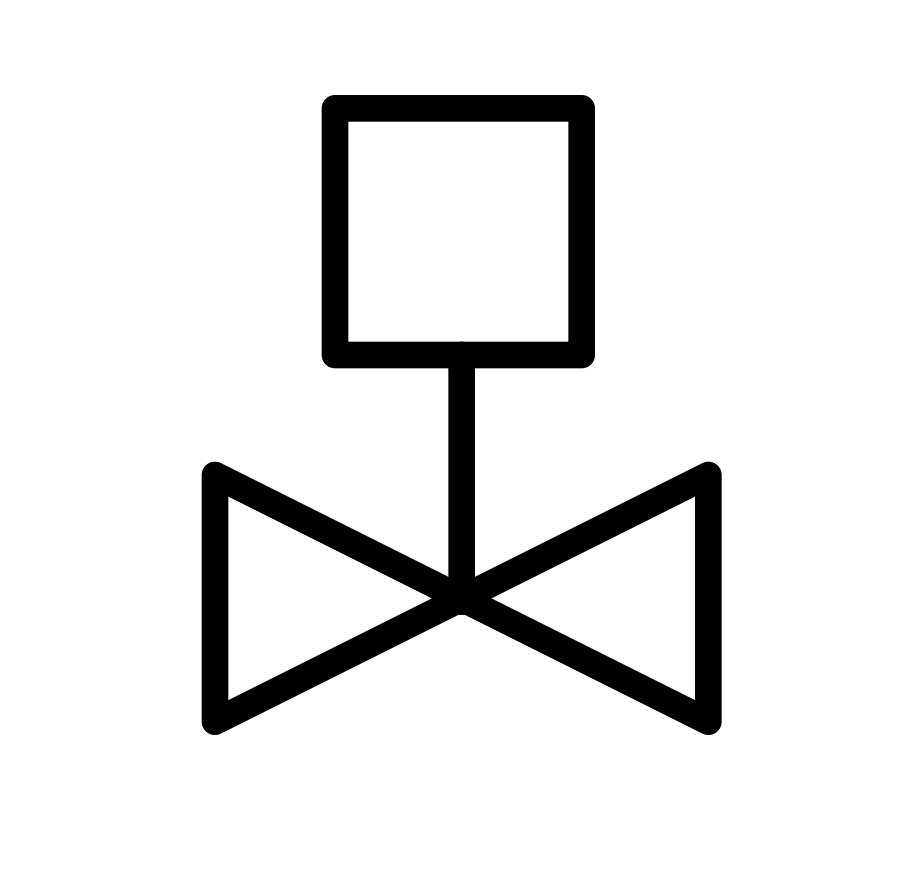
#> input picture input_CAD/targetA.png, 904 x 875 px
$ python -i detector.py   (imports and definitions only)
#> lines starting #> are read from the running program, lines starting #| are printed output that depends on the picture; after the words box and inside, x2 and y2 are one past the last pixel; in counts of white or black regions, pixels touching at a corner belong together
import os
import cv2
import numpy as np
import logging
import math
from pathlib import Path
from skimage.morphology import skeletonize
from skimage.measure import find_contours, approximate_polygon

# Configure logging
logger = logging.getLogger(__name__)

class CADObjectDetector:
    def __init__(self):
        pass

    # [123 lines left out: functions detect_objects, _exact_pattern_matching, _filter_overlaps, not called in this run]

def preprocess_cad_graph(image_path):
    # Read image
#> called with image_path = '../input_CAD/targetA.png'
    img = cv2.imread(image_path, cv2.IMREAD_GRAYSCALE)
#> img is the input picture: shape (875, 904); min 0, max 255, mean 231.4

    # Ensure binary image (black and white)
    _, binary = cv2.threshold(img, 127, 255, cv2.THRESH_BINARY_INV)
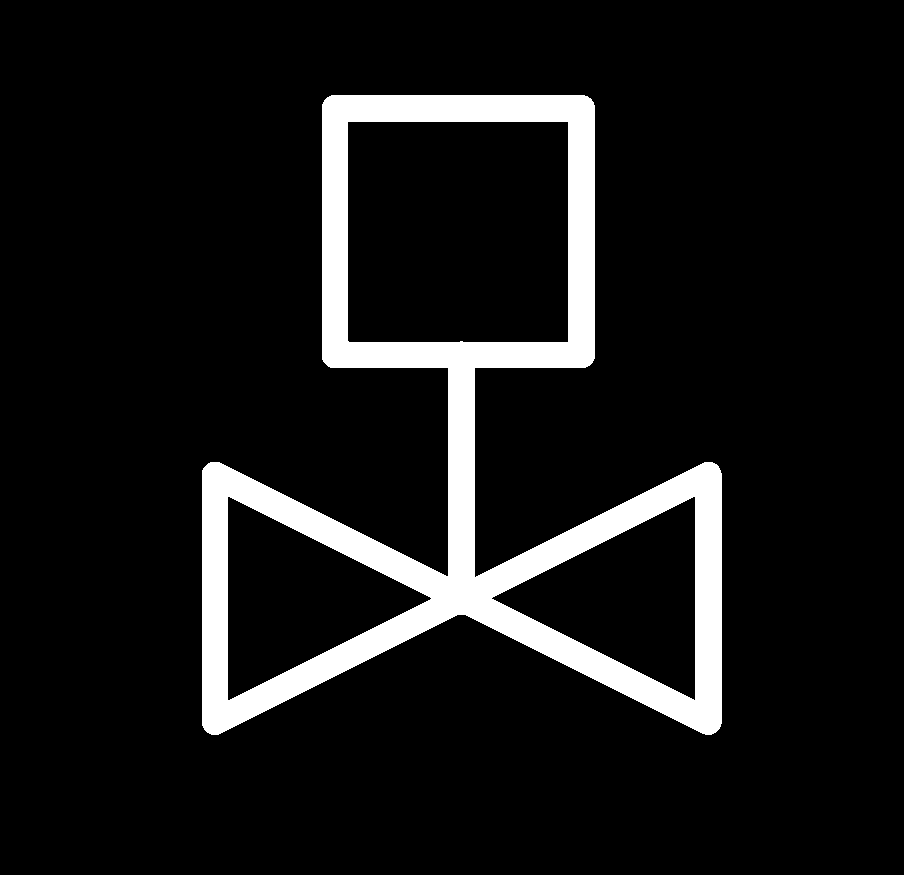
#> binary: shape (875, 904); 9.2% white; 1 white region, box (x1, y1, x2, y2) and area: (202, 95, 722, 735) 72861

    # Skeletonize to get thin representation of lines
    skeleton = skeletonize(binary / 255).astype(np.uint8) * 255
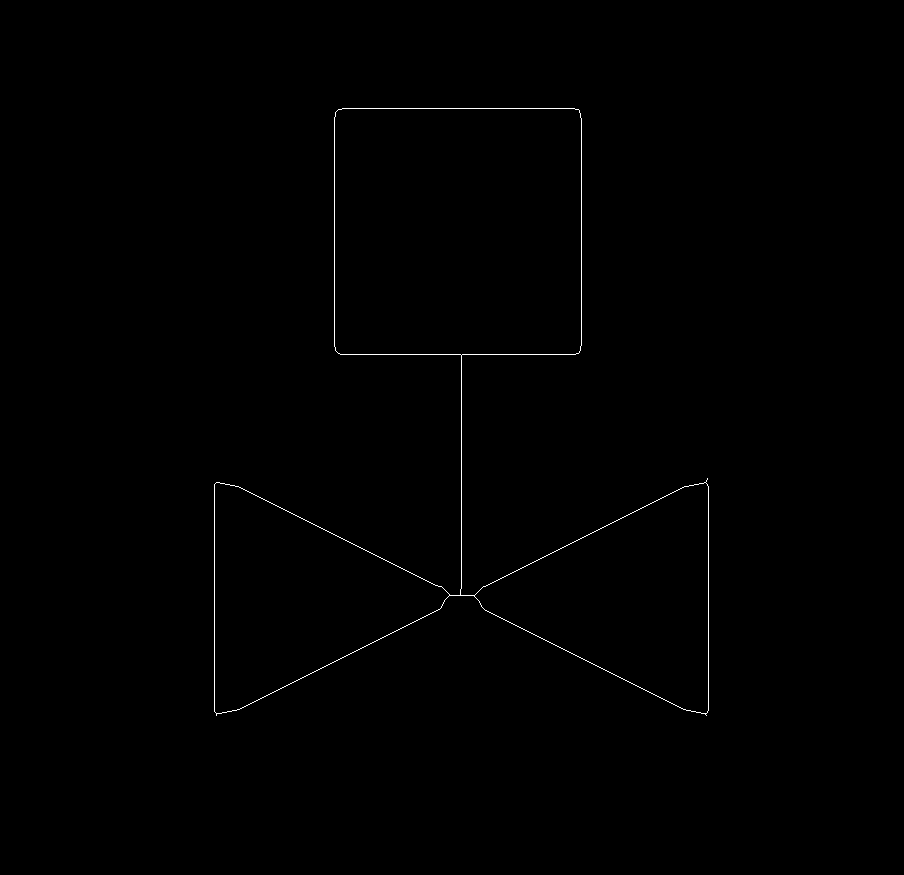
#> skeleton: shape (875, 904); 0.33% white in thin lines or dots, all inside (x1, y1, x2, y2) = (214, 108, 709, 716)

    # Extract basic geometric features
    features = extract_geometric_features(skeleton)

    return skeleton, features

def extract_geometric_features(skeleton_img):
    # Find contours
    contours = find_contours(skeleton_img, 0.5)
#> contours = 484 point arrays, longest 471 points

    features = {
        'lines': [],
        'corners': [],
        'junctions': []
    }

    for contour in contours:
        # Approximate polygon to get line segments
        approx = approximate_polygon(contour, tolerance=2.0)

        # Extract lines
        for i in range(len(approx) - 1):
            p1, p2 = approx[i], approx[i + 1]
            line = (p1, p2)
            features['lines'].append(line)

        # Detect corners (significant angle changes)
        for i in range(1, len(approx) - 1):
            p1, p2, p3 = approx[i-1], approx[i], approx[i+1]
            v1 = p1 - p2
            v2 = p3 - p2
            angle = np.arccos(np.dot(v1, v2) / (np.linalg.norm(v1) * np.linalg.norm(v2)))
            if angle < 2.5 and angle > 0.5:  # ~30 to ~150 degrees
                features['corners'].append(p2)
#> this loop made 484 passes
#> approx on passes 1 to 3: [[109, 574], [108, 341], [109, 574]], [[110, 341], [109, 337], [110, 341]], [[110, 578], [109, 574], [110, 578]]

    # Find junctions (where 3+ lines meet) using Harris corners
    corners = cv2.cornerHarris(skeleton_img, 3, 3, 0.04)
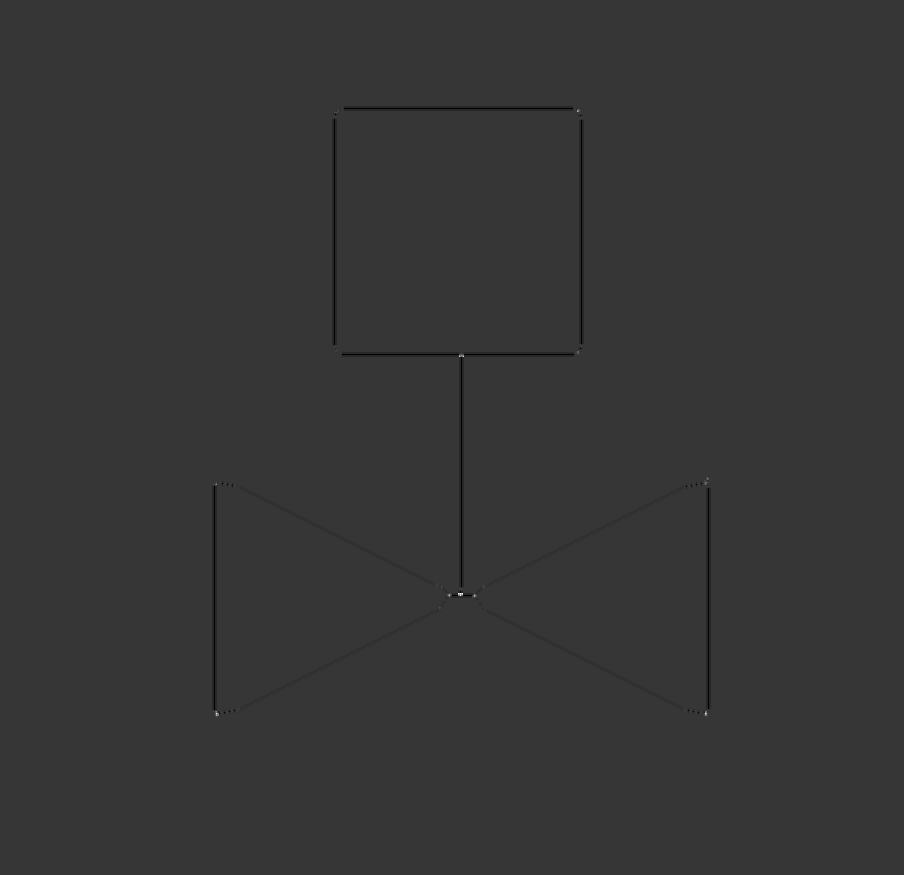
#> corners: shape (875, 904) float32; min -0.0178, max 0.0661, mean -7.55e-05; drawn with min black and max white
    corners = cv2.dilate(corners, None)
    threshold = 0.01 * corners.max()
#> threshold = 0.000661
    junction_points = np.where(corners > threshold)
#> junction_points = 1462 positions, rows 106 to 717, columns 212 to 710
    for y, x in zip(junction_points[0], junction_points[1]):
        features['junctions'].append((x, y))
#> this loop made 1462 passes
#> (y, x) on passes 1 to 3: (106, 340), (106, 341), (106, 342)

    return features

# [21 lines left out: function match_cad_patterns, not called in this run]

>>> result = preprocess_cad_graph('../input_CAD/targetA.png')
#> in preprocess_cad_graph, `features = extract_geometric_features(skeleton)`: features = 3 items

$ run again, on input_CAD/testB.png
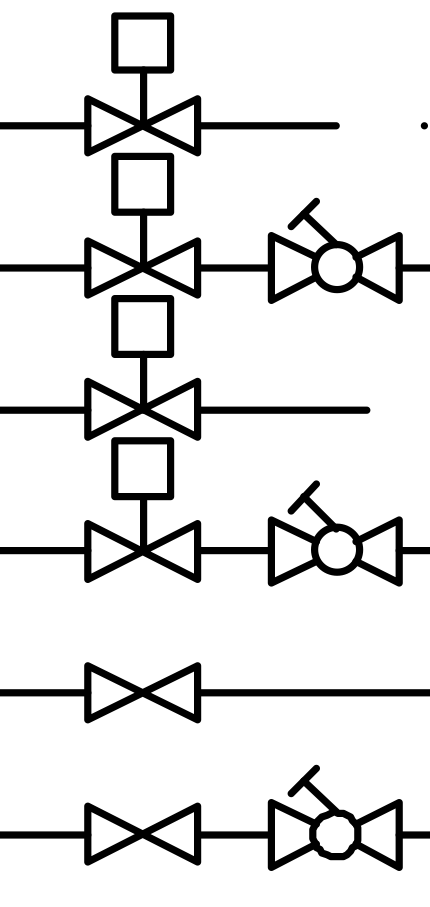
#> input picture input_CAD/testB.png, 430 x 907 px
#> in preprocess_cad_graph, img is the input picture: shape (907, 430); min 0, max 255, mean 226.6
#> in preprocess_cad_graph, `_, binary = cv2.threshold(img, 127, 255, cv2.THRESH_BINARY_INV)`:
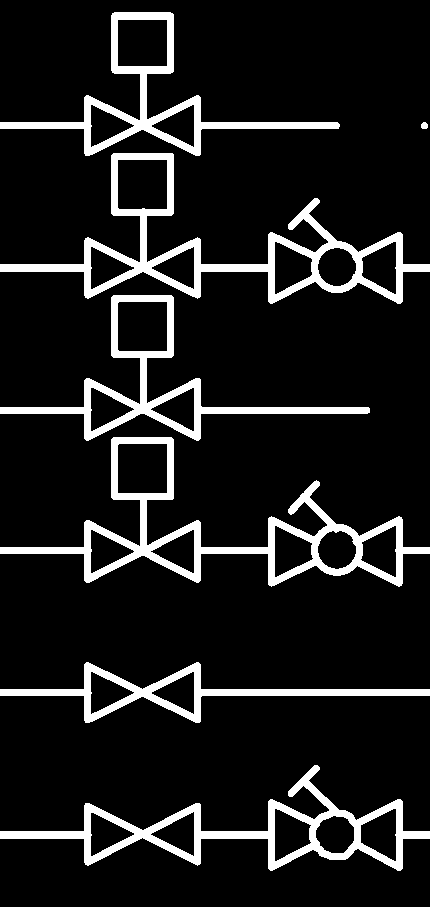
#> binary: shape (907, 430); 11.1% white; 7 white regions, largest, box (x1, y1, x2, y2) and area: (0, 153, 430, 304) 9526, (0, 437, 430, 587) 9354, (0, 765, 430, 871) 7671
#> skeleton: shape (907, 430); 1.5% white in thin lines or dots
#> contours = 1156 point arrays, longest 557 points
#> the loop in extract_geometric_features, `for contour in contours:` made 1156 passes
#> approx on passes 1 to 3: [[16, 166], [15, 117], [16, 166]], [[17, 117], [16, 114], [17, 117]], [[17, 169], [16, 166], [17, 169]]
#> in extract_geometric_features, `corners = cv2.dilate(corners, None)`:
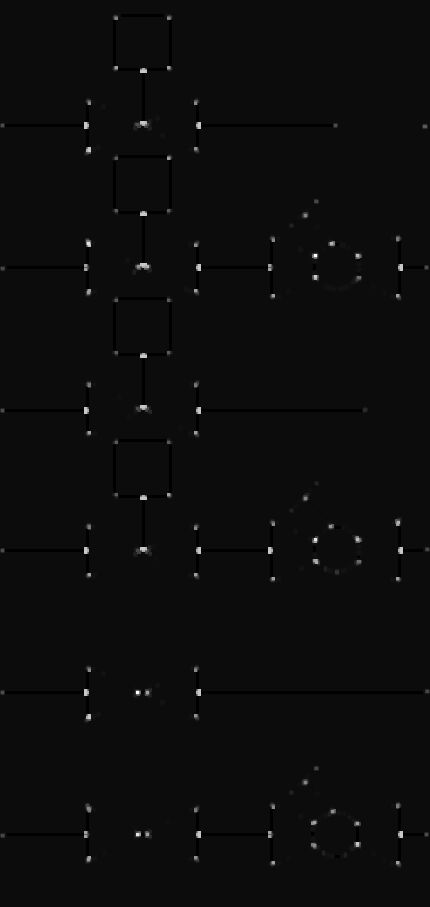
#> corners: shape (907, 430) float32; min -0.00444, max 0.0849, mean 0.000239; drawn with min black and max white
#> threshold = 0.000849
#> junction_points = 7052 positions, rows 14 to 867, columns 0 to 429
#> the loop in extract_geometric_features, `for y, x in zip(junction_points[0], junction_points[1]):` made 7052 passes
#> (y, x) on passes 1 to 3: (14, 114), (14, 115), (14, 116)
#> features = 3 items

$ run again, on input_CAD/testC.png
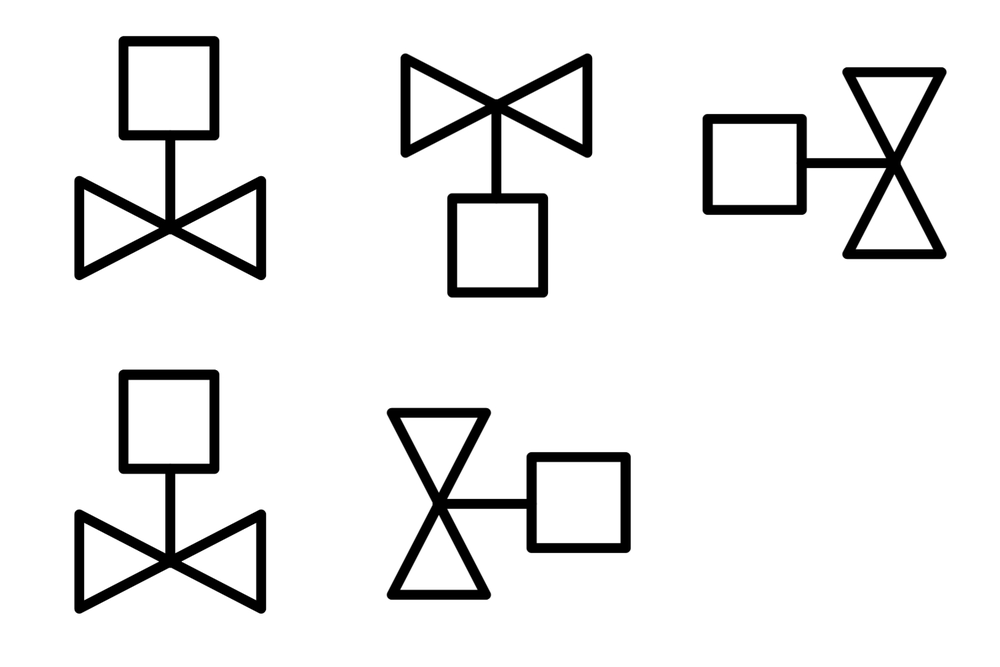
#> input picture input_CAD/testC.png, 1000 x 667 px, shrunk from 1500 x 1000 before the run
#> in preprocess_cad_graph, img is the input picture: shape (667, 1000); min 0, max 255, mean 235.4
#> in preprocess_cad_graph, `_, binary = cv2.threshold(img, 127, 255, cv2.THRESH_BINARY_INV)`:
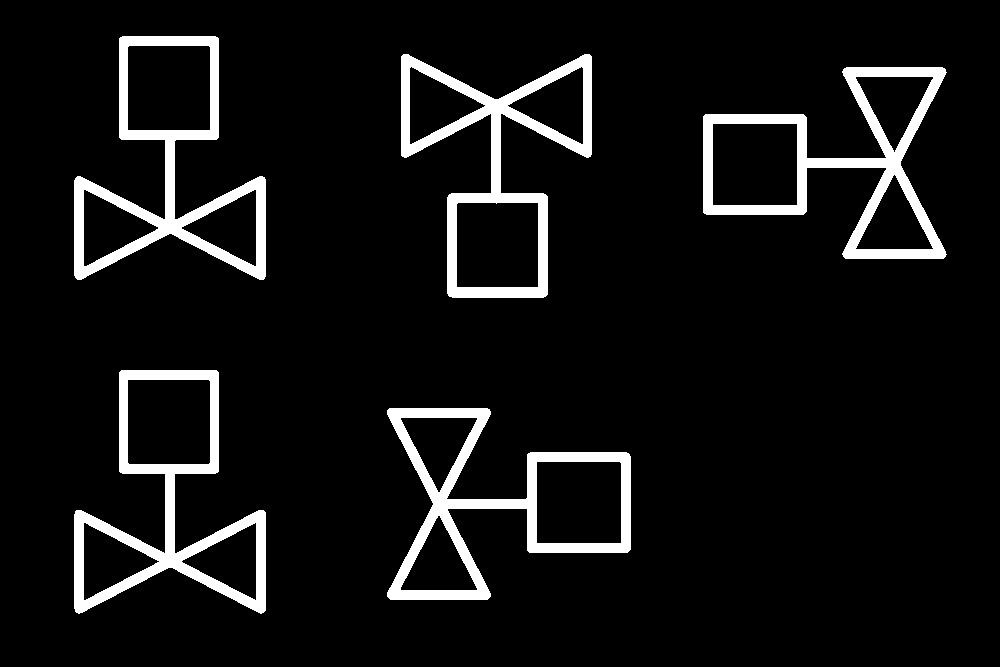
#> binary: shape (667, 1000); 7.7% white; 5 white regions, box (x1, y1, x2, y2) and area: (387, 408, 631, 600) 10336, (703, 67, 947, 259) 10323, (401, 54, 592, 298) 10239, (74, 36, 266, 280) 10148, (74, 370, 266, 614) 10139
#> skeleton: shape (667, 1000); 0.74% white in thin lines or dots, all inside (x1, y1, x2, y2) = (78, 40, 941, 607)
#> contours = 915 point arrays, longest 389 points
#> the loop in extract_geometric_features, `for contour in contours:` made 915 passes
#> approx on passes 1 to 3: [[41, 210], [40, 126], [41, 210]], [[42, 126], [41, 123], [42, 126]], [[42, 212], [41, 210], [42, 212]]
#> in extract_geometric_features, `corners = cv2.dilate(corners, None)`:
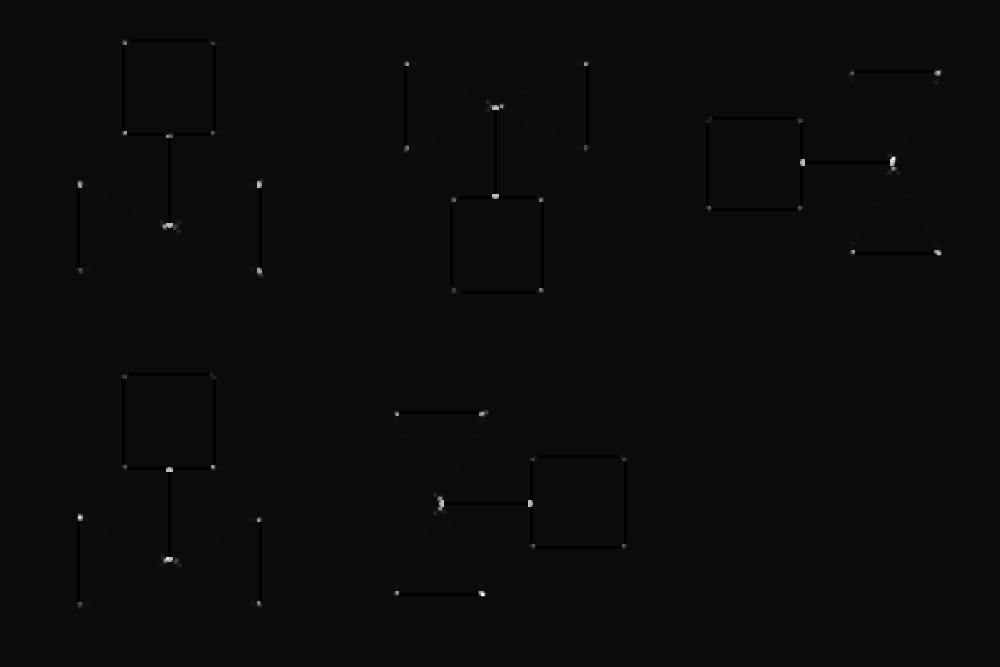
#> corners: shape (667, 1000) float32; min -0.00444, max 0.0901, mean 3.26e-05; drawn with min black and max white
#> threshold = 0.000901
#> junction_points = 3256 positions, rows 39 to 608, columns 76 to 942
#> the loop in extract_geometric_features, `for y, x in zip(junction_points[0], junction_points[1]):` made 3256 passes
#> (y, x) on passes 1 to 3: (39, 123), (39, 124), (39, 125)
#> features = 3 items
